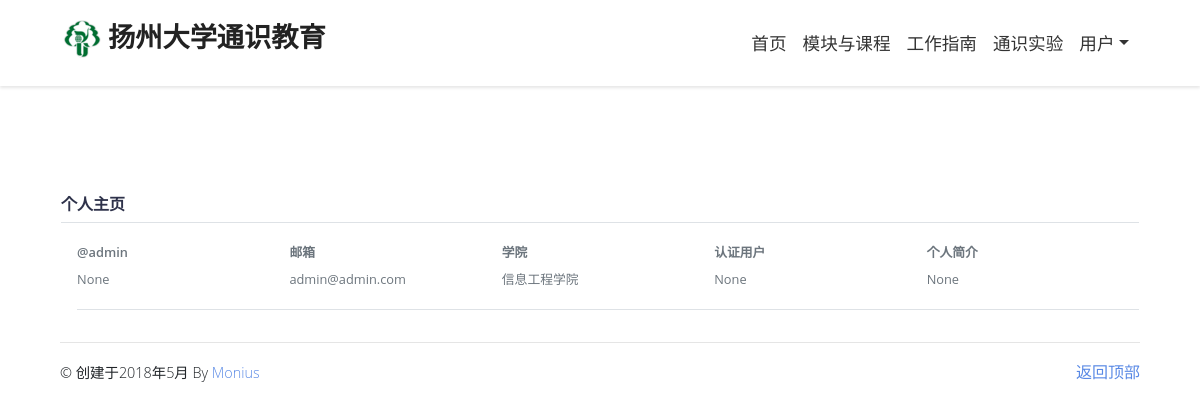
/admin/user/admin (signed in), run on the app's committed database.
### app/models.py (models this page shows, shortened)
class User(UserMixin, db.Model): #用户 ORM注册
    id = db.Column(db.Integer, primary_key=True)
    username = db.Column(db.String(64), index=True, unique=True)
    email = db.Column(db.String(120), index=True, unique=True)
    password_hash = db.Column(db.String(128))
    is_adminenticated = db.Column(db.Boolean, default=False)
    institute = db.Column(db.String(128), nullable=False)
    real_name = db.Column(db.String(128))
    about_me = db.Column(db.String(140))
    last_seen = db.Column(db.DateTime, default=datetime.utcnow)
    photo = db.Column(db.String(120))
    is_authed = db.Column(db.Boolean, default=False)
    posts = db.relationship('Post', backref='author', lazy='dynamic')
    section = db.relationship('Section', backref='author', lazy='dynamic')
    followed = db.relationship(
        'User', secondary=followers,
        primaryjoin=(followers.c.follower_id == id),
        secondaryjoin=(followers.c.followed_id == id),
            backref=db.backref('followers', lazy='dynamic'), lazy='dynamic')
    def avatar(self, size):
        if self.photo:
            return "users/"+self.photo
        digest = md5(self.email.lower().encode('utf-8')).hexdigest()
        return 'https://www.gravatar.com/avatar/{}?d=identicon&s={}'.format(
            digest, size)

### app/admin/routes.py (the view)
@bp.route('/user/<username>')
@login_required
def user(username):
    if current_user.username == username:
        return redirect(url_for('admin.index'))
    user = User.query.filter_by(username=username).first_or_404()
    return render_template('admin/user.html', user=user)

### app/admin/routes.py (called while the page is built)
@bp.before_app_request
def before_request():
    if current_user.is_authenticated:
        current_user.last_seen = datetime.utcnow()
        db.session.commit()

### app/models.py (called while the page is built)
@login.user_loader
def load_user(id):
    return User.query.get(int(id))

### app/templates/admin/user.html
{% extends "admin/base.html" %}
{% block app_content %}
<div class="my-3 p-3 bg-white rounded box-shadow">
    <h6 class="border-bottom border-gray pb-2 mb-0">个人主页</h6>
    {% include 'admin/_user.html' %}
</div>
{% endblock  %}

### app/templates/admin/_user.html (shortened to what this page needs)
<div class="media text-muted pt-3">
    <p class="media-body pb-3 mb-0 small lh-125 border-bottom border-gray">
        <strong class="d-block text-gray-dark">@{{ user.username }}</strong>
        {{ user.real_name }}
    </p>
    <p class="media-body pb-3 mb-0 small lh-125 border-bottom border-gray">
        <strong class="d-block text-gray-dark">邮箱</strong>{{ user.email }}
    </p>
    <p class="media-body pb-3 mb-0 small lh-125 border-bottom border-gray">
        <strong class="d-block text-gray-dark">学院</strong>{{ user.institute }}
    </p>
    <p class="media-body pb-3 mb-0 small lh-125 border-bottom border-gray">
        <strong class="d-block text-gray-dark">认证用户</strong>{{ user.is_authed }}
    </p>
    <p class="media-body pb-3 mb-0 small lh-125 border-bottom border-gray">
        <strong class="d-block text-gray-dark">个人简介</strong>{{ user.about_me }}
    </p>
</div>

### app/static/css/style.blue.css (style rules this page uses)
strong { font-weight: 600; }
body { font-family: "Poppins", sans-serif; font-size: 1rem; font-weight: 400; line-height: 1.5; color: #212529; background-color: #fff; }
h1, h2, h3, h4, h5, h6, .h1, .h2, .h3, .h4, .h5, .h6 { margin-bottom: 0.5rem; font-family: inherit; font-weight: 300; line-height: 1.2; color: inherit; }
h6, .h6 { font-size: 1rem; }
small, .small { font-size: 80%; font-weight: 400; }

### app/static/css/base.css (style rules this page uses)
body { padding-top: 80px; position: relative; overflow-x: hidden; }
p { line-height: 1.7rem; }
i, span, strong { display: inline-block; }
body { font-family: "Open Sans", sans-serif; font-size: 1rem; font-weight: normal; line-height: 1.5; color: #212529; background-color: #fff; }
h1, h2, h3, h4, h5, h6, .h1, .h2, .h3, .h4, .h5, .h6 { margin-bottom: 0.5rem; font-family: inherit; font-weight: 800; line-height: 1.1; color: #2e324a; }
h6, .h6 { font-size: 1rem; }
small, .small { font-size: 80%; font-weight: normal; }

### data on the page
User: username "admin", real_name "None", email "admin@admin.com", institute "信息工程学院", is_authed "None", about_me "None"
